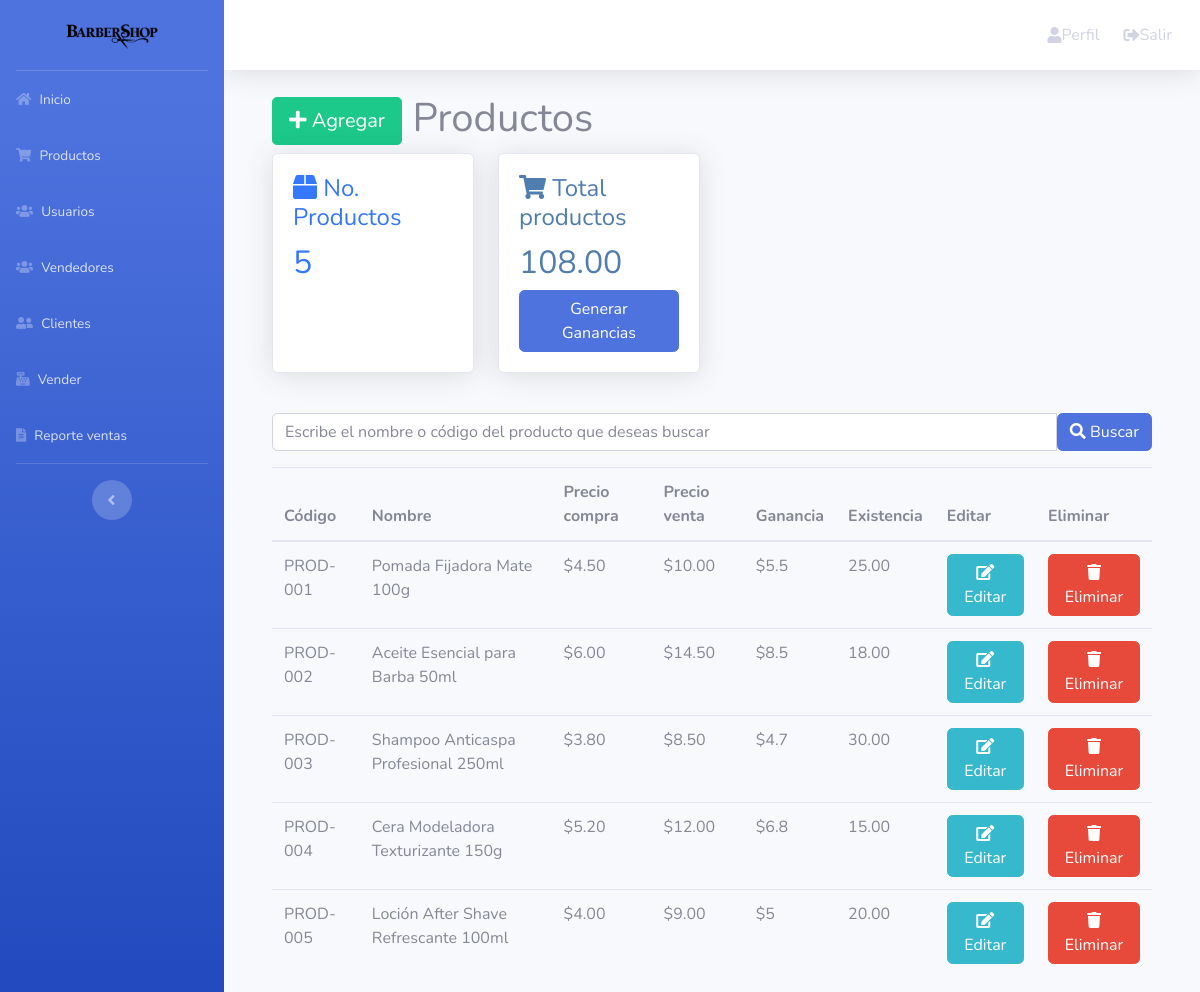
The app's page /productos.php (signed in) with its own data.
### tables this page shows
CREATE TABLE `productos` (
  `id` INT AUTO_INCREMENT PRIMARY KEY,
  `codigo` VARCHAR(50) NOT NULL UNIQUE,
  `nombre` VARCHAR(150) NOT NULL,
  `compra` DECIMAL(10, 2) NOT NULL DEFAULT 0.00,
  `venta` DECIMAL(10, 2) NOT NULL DEFAULT 0.00,
  `existencia` DECIMAL(10, 2) NOT NULL DEFAULT 0.00,
  INDEX `idx_producto_codigo` (`codigo`),
  INDEX `idx_producto_nombre` (`nombre`)
);

### funciones.php (called while the page is built, shortened)
<?php
function obtenerProductos($busqueda = null){
    $parametros = [];
    $sentencia = "SELECT * FROM productos ";
    return select($sentencia, $parametros);
}
function select($sentencia, $parametros = []){
    $bd = conectarBaseDatos();
    $respuesta = $bd->prepare($sentencia);
    $respuesta->execute($parametros);
    return $respuesta->fetchAll();
}
function conectarBaseDatos() {
    $host = defined('DB_HOST') ? DB_HOST : (getenv('DB_HOST') ?: 'localhost');
    $db   = defined('DB_NAME') ? DB_NAME : (getenv('DB_NAME') ?: 'ventas_php');
    $user = defined('DB_USER') ? DB_USER : (getenv('DB_USER') ?: 'root');
    $pass = defined('DB_PASS') ? DB_PASS : (getenv('DB_PASS') !== false ? getenv('DB_PASS') : '');
    $charset = defined('DB_CHARSET') ? DB_CHARSET : (getenv('DB_CHARSET') ?: 'utf8mb4');
    $options = [
        \PDO::ATTR_ERRMODE            => \PDO::ERRMODE_EXCEPTION,
        \PDO::ATTR_DEFAULT_FETCH_MODE => \PDO::FETCH_OBJ,
        \PDO::ATTR_EMULATE_PREPARES   => false,
    ];
    $dsn = "mysql:host=$host;dbname=$db;charset=$charset";
    try {
        $pdo = new \PDO($dsn, $user, $pass, $options);
        return $pdo;
    } catch (\PDOException $e) {
        throw new \PDOException($e->getMessage(), (int)$e->getCode());
    }
}

### productos.php (the view, shortened to what this page needs)
<?php
include_once "encabezado.php";
include_once "funciones.php";
$nombreProducto = (isset($_POST['nombreProducto'])) ? $_POST['nombreProducto'] : null;
$productos = obtenerProductos($nombreProducto);
?>
<?php include_once "navbar.php";
?>
<div class="container mt-3">
    <h1>
        <a class="btn btn-success btn-lg" href="agregar_producto.php">
            <i class="fa fa-plus"></i>
            Agregar
        </a>
        Productos
    </h1>
    <?php include_once "cartas_totales.php"; ?>
    <form action="" method="post" class="input-group mb-3 mt-3">
        <input autofocus name="nombreProducto" type="text" class="form-control" placeholder="Escribe el nombre o código del producto que deseas buscar" aria-label="Nombre producto" aria-describedby="button-addon2">
        <button type="submit" name="buscarProducto" class="btn btn-primary" id="button-addon2">
            <i class="fa fa-search"></i>
            Buscar
        </button>
    </form>
    <table class="table">
        <thead>
            <tr>
                <th>Código</th>
                <th>Nombre</th>
                <th>Precio compra</th>
                <th>Precio venta</th>
                <th>Ganancia</th>
                <th>Existencia</th>
                <th>Editar</th>
                <th>Eliminar</th>
            </tr>
        </thead>
        <tbody>
            <?php
            foreach($productos as $producto){
            ?>
                <tr>
                    <td><?= $producto->codigo; ?></td>
                    <td><?= $producto->nombre; ?></td>
                    <td><?= '$'.$producto->compra; ?></td>
                    <td><?= '$'.$producto->venta; ?></td>
                    <td><?= '$'. floatval($producto->venta - $producto->compra); ?></td>
                    <td><?= $producto->existencia; ?></td>
                    <td>
                        <a class="btn btn-info" href="editar_producto.php?id=<?= $producto->id; ?>">
                            <i class="fa fa-edit"></i>
                            Editar
                        </a>
                    </td>
                    <td>
                        <a class="btn btn-danger" href="eliminar_producto.php?id=<?= $producto->id; ?>">
                            <i class="fa fa-trash"></i>
                            Eliminar
                        </a>
                    </td>
                </tr>
            <?php } ?>
        </tbody>
    </table>
</div>

### records on screen
productos: codigo "PROD-001", nombre "Pomada Fijadora Mate 100g", compra "4.50", venta "10.00", $producto->venta - $producto->compra "5.5", existencia "25.00"
productos: codigo "PROD-002", nombre "Aceite Esencial para Barba 50ml", compra "6.00", venta "14.50", $producto->venta - $producto->compra "8.5", existencia "18.00"
productos: codigo "PROD-003", nombre "Shampoo Anticaspa Profesional 250ml", compra "3.80", venta "8.50", $producto->venta - $producto->compra "4.7", existencia "30.00"
productos: codigo "PROD-004", nombre "Cera Modeladora Texturizante 150g", compra "5.20", venta "12.00", $producto->venta - $producto->compra "6.8", existencia "15.00"
productos: codigo "PROD-005", nombre "Loción After Shave Refrescante 100ml", compra "4.00", venta "9.00", $producto->venta - $producto->compra "5", existencia "20.00"

### other values on screen
$carta['titulo'] "No. Productos"
$carta['total'] "5"
$carta['titulo'] "Total productos"
$carta['total'] "108.00"
